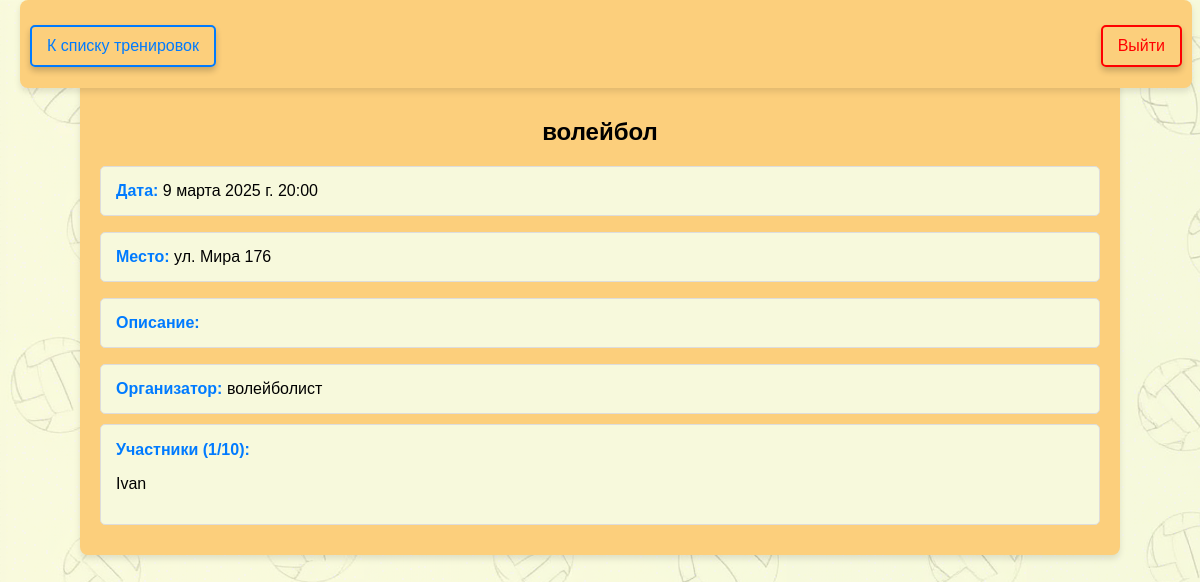
The app's page /training/4/ with its own data.
### users/models.py (models this page shows, shortened)
class Training(models.Model):
    sport_type = models.CharField(max_length=100, verbose_name="Вид спорта")
    date = models.DateTimeField(verbose_name="Дата и время")
    location = models.CharField(max_length=255, verbose_name="Место")
    organizer = models.ForeignKey(User, on_delete=models.CASCADE, verbose_name="Организатор")
    description = models.TextField(blank=True, verbose_name="Описание")  # Описание тренировки
    image = models.ImageField(upload_to='training_images/', blank=True, null=True, verbose_name="Фото события")  # Фото
    max_participants = models.PositiveIntegerField(default=10, verbose_name="Максимальное количество участников")  # Лимит участников
    participants = models.ManyToManyField(User, related_name="trainings", blank=True)  # Записавшиеся

class User(AbstractUser):
    email = models.EmailField(unique=True)

### users/views.py (the view)
# urls.py: path('training/<int:pk>/', views.TrainingDetailView.as_view(), name='training_detail'),
class TrainingDetailView(DetailView):
    model = Training
    template_name = 'training_detail.html'
    context_object_name = 'training'

### users/templates/training_detail.html (shortened to what this page needs)
{% load static %}
<!DOCTYPE html>
<html lang="ru">
<head>
    <link rel="stylesheet" href="{% static 'css/styles.css' %}">
</head>
<body>
    <header id="navbar">
        <a href="{% url 'training_list' %}" class="btn">К списку тренировок</a>
        <a href="{% url 'logout' %}" class="btn red logout-link">Выйти</a>
    </header>
    <div class="training-detail">
        <h2>{{ training.sport_type }}</h2>
        <p class="training-item"><strong>Дата:</strong> {{ training.date }}</p>
        <p class="training-item"><strong>Место:</strong> {{ training.location }}</p>
        <p class="training-item"><strong>Описание:</strong> {{ training.description }}</p>
        <p class="training-item"><strong>Организатор:</strong> {{ training.organizer.username }}</p>
        <div style="padding-top: 0" class="training-item">
            <p><strong>Участники ({{ training.participants.count }}/{{ training.max_participants }}):</strong></p>
            <ul class="training-list">
                {% for user in training.participants.all %}
                    <li style="text-align: left">{{ user.username }}</li>
                {% empty %}
                    <li style="text-align: left">Пока никто не записался.</li>
                {% endfor %}
            </ul>
        </div>
    </div>
</body>
</html>

### static/css/styles.css (style rules this page uses)
body { font-family: Arial, sans-serif; background-color: #e3f6ff; background-image: url('fon.png'); margin: 0; padding: 20px; }
header { width: 96%; height: 6.6%; top: 0; padding: 25px 10px 10px 10px; position: fixed; background-color: #fccf7c; border-radius: 8px; box-shadow: 0 4px 6px rgba(0, 0, 0, 0.1); transition: top 0.3s; }
p { text-align: left; }
.training-list { list-style: none; padding: 0; }
.training-item { padding: 15px; margin-bottom: 10px; border: 1px solid #ddd; border-radius: 5px; background-color: #F7F9DC; transition: background-color 0.3s ease; }
.training-item strong { color: #007bff; }
.btn { display: inline-block; background-color: rgba(255, 255, 255, 0); color: #007bff; text-decoration: none; padding: 10px 15px; border: 2px solid #007bff; border-radius: 5px; font-size: medium; text-align: center; cursor: pointer; transition: all 0.3s ease-in-out; box-shadow: 0 4px 6px rgba(0, 0, 0, 0.2); }
.btn.red { color: #ff0000; border: 2px solid #ff0000; }
.btn.red.logout-link { float: right; }
.training-detail { max-width: 1000px; margin: 2rem auto; margin-top: 5%; padding: 20px; text-align: center; background-color: #fccf7c; border-radius: 8px; box-shadow: 0 4px 6px rgba(0, 0, 0, 0.1); }

### records on screen
Training: sport_type "волейбол", date "9 марта 2025 г. 20:00", location "ул. Мира 176", organizer.username "волейболист", participants.count "1", max_participants "10"
User: username "Ivan"
